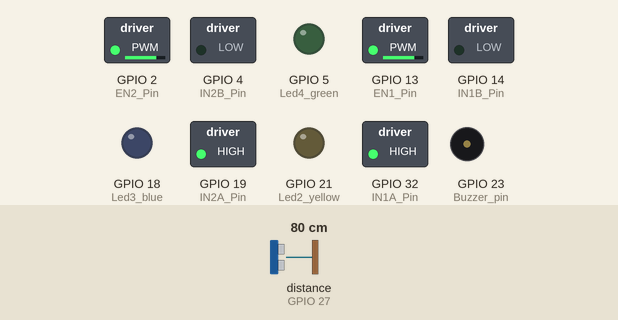
Recording of a program running on a simulated ESP32. Shown: switched loads named in the program (green lamp = pin HIGH), output pins drawn as LEDs (lit = HIGH), buzzer (waves = sounding, pin HIGH). Wiring (inferred from the names in the program): ultrasonic range finder: trigger GPIO 26; echo GPIO 27. Dashed ring = blinking. The inputs (shaded band) are chosen by the test bench; at power-on: distance to the obstacle (sensor on GPIO 27) 80 cm. The echo pulse lasts 58.3 µs per cm; pins used as bus, display or sensor lines are not drawn; what the program prints to the serial monitor is not drawn.

Above: at 1.2 s.
1.3 s: distance to the obstacle (sensor on GPIO 27) set to 2 cm
At 1.6 s:
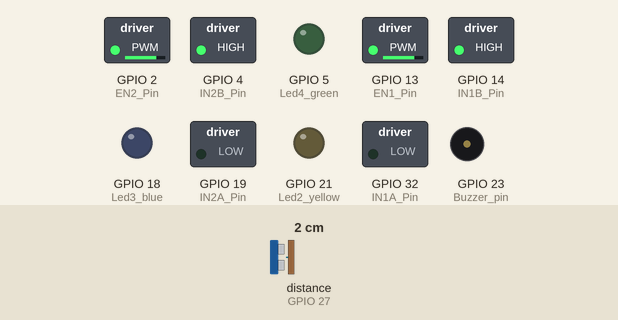
4.3 s: distance to the obstacle (sensor on GPIO 27) set to 35 cm
At 5.5 s:
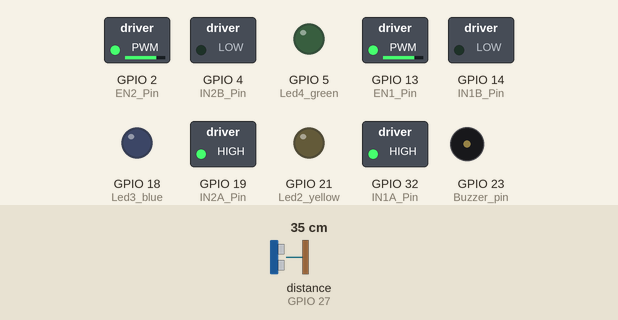
Timing chart, 0 to 7.3 s (numbered marks = the images above; inputs shaded):
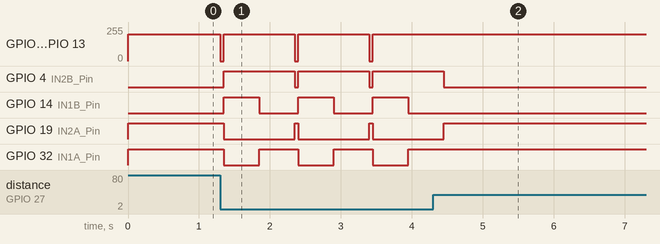

Measured:
- after the input at 1.3 s, GPIO 2 (EN2_Pin): alternates 199/255 for 1.0 s and 0/255 for 0.05 s, starting at once; GPIO 4 (IN2B_Pin): alternates HIGH for 1.0 s and LOW for 0.05 s, starting after 0.05 s
- after the input at 4.3 s, GPIO 2 (EN2_Pin), GPIO 13 (EN1_Pin): stops changing and stays 199/255; GPIO 4 (IN2B_Pin): goes on until 4.5 s, then stays LOW; GPIO 14 (IN1B_Pin): stops changing and stays LOW; GPIO 19 (IN2A_Pin): goes on until 4.5 s, then stays HIGH; GPIO 32 (IN1A_Pin): stops changing and stays HIGH

The program:

main.cpp
```cpp
//#include <esp_now.h>
//#include <WiFi.h>
//#include <OneWire.h> // for the temp sensor (one wire bus)
//#include <DallasTemperature.h>

#include <classes.h>

// LED1 is power ...
int Led2_yellow = 21 ;
int Led3_blue =   18 ;
int Led4_green =   5 ;
int Buzzer_pin     =  23 ;

const int EN1_Pin  = 13 ; // 35 is inpput only !
const int IN1A_Pin = 32 ;
const int IN1B_Pin = 14 ;

const int EN2_Pin  =  2 ;
const int IN2A_Pin =  19 ;
const int IN2B_Pin =  4 ;

int Temperature_pin = 15; // temperature sensor

int trigPin1 = 26;
int echoPin1 = 27;
const int trigPin2 = 33;
const int echoPin2 = 35;


// for PWM (driving motors)
const int freq = 5000;
const int ledChannel0 = 0;
const int ledChannel2 = 2;
const int resolution = 8;

// Setup a oneWire instance to communicate with any OneWire devices
OneWire oneWire(Temperature_pin);
// Pass our oneWire reference to Dallas Temperature sensor
DallasTemperature sensors(&oneWire);

bool state = true;

typedef struct struct_message {
  bool stop;
  bool fwd;
  bool bck;
  bool buzz;
  int  buzz_time;
  int  speed;
  int  temperature;
} struct_message;

struct_message TrainCMD;  // the data package to be sent
esp_now_peer_info_t peerInfo; // the info about the peer

// to recieve on ESP_NOW
void OnDataRecv(const uint8_t *mac, const uint8_t *incomingData, int len);
// callback when data is sent
void OnDataSent(const uint8_t *mac_addr, esp_now_send_status_t status) {
  Serial.print("\r\nLast Packet Send Status:\t");
  Serial.println(status == ESP_NOW_SEND_SUCCESS ? "Delivery Success" : "Delivery Fail");
}

// for transmit on ESP_NOW:
// Remote COntrol MAC Address (Main board)
//uint8_t MAC_RC[] = {0x7C, 0x9E, 0xBD, 0xE3, 0xF5, 0x0C}; // wrong !
uint8_t MAC_RC[] = {0x40, 0x91, 0x51, 0x50, 0x31, 0xD0};

// callback when data is sent (from remote control)
void onSent(uint8_t *mac_addr, uint8_t sendStatus) {
  if (sendStatus == 0){
    Serial.println("Delivery success");
  } // of if()
  else{
    Serial.println("Delivery fail");
  } // of else()
} // of onSent()


//motor_control motor_1;
//motor_control motor_2;
leds led_stop;
leds led_fwd;
leds led_bck;

UltraSonic_sensor  dist_sensor_1;
UltraSonic_sensor  dist_sensor_2;

car my_car;

buzzer buzzer;


// ********************* SETUP ****************************
void setup() {
  Serial.begin(9600);

  pinMode(Led2_yellow, OUTPUT);
  pinMode(Led3_blue, OUTPUT);
  pinMode(Led4_green, OUTPUT);
  pinMode(Buzzer_pin, OUTPUT);

  //pinMode(EN1_Pin, OUTPUT); // changes to PWM
  pinMode(IN1A_Pin, OUTPUT);
  pinMode(IN1B_Pin, OUTPUT);
  //pinMode(EN2_Pin, OUTPUT);
  pinMode(IN2A_Pin, OUTPUT);
  pinMode(IN2B_Pin, OUTPUT);

  pinMode(trigPin1, OUTPUT);
  pinMode(echoPin1, INPUT);
  pinMode(trigPin2, OUTPUT);
  pinMode(echoPin2, INPUT);

  dist_sensor_1._trig = trigPin1;
  dist_sensor_1._echo = echoPin1;
  dist_sensor_2._trig = trigPin2;
  dist_sensor_2._echo = echoPin2;

  my_car.motors_right.init(EN1_Pin,IN1A_Pin,IN1B_Pin,freq,resolution,ledChannel0);
  my_car.motors_left.init(EN2_Pin,IN2A_Pin,IN2B_Pin,freq,resolution,ledChannel2);

  my_car.f_sns.init(trigPin1,echoPin1);
  my_car.b_sns.init(trigPin2,echoPin2);

  led_stop._led = Led2_yellow;
  led_fwd._led = Led3_blue;
  led_bck._led = Led4_green;

  buzzer._buz_pin = Buzzer_pin;


  // setup ESPnow to recieve from remote control
  WiFi.mode(WIFI_STA); // Set device as a Wi-Fi Station
  Serial.println(WiFi.macAddress()); // // get MAC address
  // (main):            {0x10, 0x52, 0x1C, 0x5B, 0x0C, 0xCC}
  // (remote control):  {0x7C, 0x9E, 0xBD, 0xE3, 0xF5, 0x0C};

  // Init ESP-NOW
  if (esp_now_init() != ESP_OK) {
    Serial.print("..Error init ESP-NOW.......");
    return;
  } // of if()

  // register for Send CB to, get status of Trasnmitted packet
  esp_now_register_send_cb(OnDataSent);

  // Register for RECIEVE CB to get recv packer info
  esp_now_register_recv_cb(OnDataRecv);

  // Register peer
  memcpy(peerInfo.peer_addr, MAC_RC, 6);
  peerInfo.channel = 0;
  peerInfo.encrypt = false;

  // Add peer
  if (esp_now_add_peer(&peerInfo) != ESP_OK){
    Serial.println("Failed to add peer");
    return;
  } // of if()

// Start the DS18B20 sensor
  //sensors.begin();

  Serial.println("end of Setup()");
} // of setup()

int time_on = 30*1000; // in ms
int time_off= 10*1000; // in ms
int tmp_speed=777;

// for delay function
int period = 50;

int ADC_val = 0;

int i;

// *************************** MAIN  LOOP **********************************
void loop() {

  my_car.go_f_auto();
  return;

  my_car.go_fwd(200);
  wait_millies(3000);
  my_car.stop();
  wait_millies(1000);
  my_car.go_bck(200);
  wait_millies(3000);
  my_car.stop();
  wait_millies(1000);
  return;


  /*
  sensors.requestTemperatures();
  float temperatureC = sensors.getTempCByIndex(0);

  Serial.print(temperatureC);
  Serial.println("ºC");

  TrainCMD.temperature = temperatureC;

  // Send message via ESP-NOW
  esp_err_t result = esp_now_send(MAC_RC, (uint8_t *) &TrainCMD, sizeof(TrainCMD));

  if (result == ESP_OK) {
    //Serial.print("Sent with success...");
  }
  else {
    Serial.print("Error sending the data...");
  }


  if (TrainCMD.buzz) {
    TrainCMD.buzz = false;
    motor_1.make_buzz(TrainCMD.buzz_time);
  }// inner if()

  if (TrainCMD.stop) {
    TrainCMD.stop = false;
    //Serial.println("Stopping");
    motor_1.stop();
    return;
  }  // if()

  if (TrainCMD.fwd) {
    TrainCMD.fwd = false;
    //Serial.println("FWD");
    motor_1.go_fwd(TrainCMD.speed);
    return;
  }  // if()

    if (TrainCMD.bck) {
      TrainCMD.bck = false;
    //Serial.println("BCK");
    motor_1.go_back(TrainCMD.speed);
    return;
  }  // if()

*/

} // of main()
// *************************************************************


// *************************************************************

void OnDataRecv(const uint8_t * mac, const uint8_t *incomingData, int len) {
  // callback function that will be executed when data is received
  memcpy(&TrainCMD, incomingData, sizeof(TrainCMD));
  Serial.print("Bytes received: ");
  Serial.println(len);
  Serial.print("stop: ");
  Serial.println(TrainCMD.stop);
  Serial.print("fwd: ");
  Serial.println(TrainCMD.fwd);
  Serial.print("bck: ");
  Serial.println(TrainCMD.bck);
  Serial.print("buzz: ");
  Serial.println(TrainCMD.buzz);
  Serial.print("buzz_time: ");
  Serial.println(TrainCMD.buzz_time);
  Serial.print("speed: ");
  Serial.println(TrainCMD.speed);
  Serial.println("................................");
} // of OnDataRecv()
```

classes.h
```cpp
#include <esp_now.h>
#include <WiFi.h>
#include <OneWire.h> // for the temp sensor (one wire bus)
#include <DallasTemperature.h>

void wait_millies(int _period) {
    unsigned long time_now = millis();
  while(millis() < time_now + _period){
        //wait approx. [period] ms
    } // of while()

} // of wait_millies()


class leds {
    public:
    int _led;

    void set_led_on() {
        digitalWrite(_led,HIGH);
    }
    void set_led_off() {
        digitalWrite(_led,LOW);
    }
}; // of class leds

class buzzer {
    public:
    int _buz_pin;

    void set_buzzer_on() {
        digitalWrite(_buz_pin,HIGH);
    }
    void set_buzzer_off() {
        digitalWrite(_buz_pin,LOW);
    }
};
// ***********************************************************

class UltraSonic_sensor {
    public:
    int _trig;
    int _echo;
    int dist_val_th = 20; // 20 cm

    void init(int __trig, int __echo) {
        _trig = __trig;
        _echo = __echo;
    } // of init()

    bool measure_it() {
        unsigned long timeout = 4000;
        unsigned long t0 = millis();

        int duration = 0;
        digitalWrite(_trig, LOW);
        delayMicroseconds(2);
        digitalWrite(_trig, HIGH);
        delayMicroseconds(10);
        digitalWrite(_trig, LOW);
        duration = pulseIn(_echo, HIGH,timeout);
        unsigned long t1 = millis();

        int distance = (duration*.0343)/2;
        if (duration==0) {
            // ignore the value. either sensor is not working
            // or dist is too far
            return (false);
        }

        unsigned long t2 = millis();
/*
        Serial.print(t0);
        Serial.print(".");
        Serial.print(t1);
        Serial.print(".");
        Serial.print(t2);
        Serial.print(".");
        Serial.print(duration);
        Serial.print("...");
        Serial.println(distance);
  */
        if (distance<dist_val_th) {
            // close to the obstecle
            return(true);
        }
        else {
            // go on driving
            return (false);
        }

        //return(distance);
    } // of measure_it
  }; // of UltraSonic_sensor()

// ***********************************************************
  class motor_control {
    public:
    int _en;
    int _in_1;
    int _in_2;
    //int _channel;
    int _freq;
    int _resolution;;
    int _led_channel;


    //buzzer _buzzer;


    void init(int __en,int __in_1, int __in_2, int __freq, int __res, int __chan) {
        _en = __en;
        _in_1 = __in_1;
        _in_2 = __in_2;
        _freq = __freq;
        _resolution = __res;
        _led_channel = __chan;

        ledcSetup(_led_channel, _freq,_resolution);
        ledcAttachPin(_en, _led_channel);

    } // of init()


void stop() {
    digitalWrite(_in_1, LOW); //
    digitalWrite(_in_2, LOW); //
    ledcWrite(_led_channel, 0);
  } // of stop()

  void go_fwd(int _speed) {
    digitalWrite(_in_1, LOW); //
    digitalWrite(_in_2, HIGH); //
    ledcWrite(_led_channel, _speed);
  } // of go_fwd()

  void go_back(int _speed) {
    digitalWrite(_in_1, HIGH); //
    digitalWrite(_in_2, LOW); //
    ledcWrite(_led_channel, _speed);
  } // of go_back()

/*
  void make_buzz(int _buz_time) {
    _buzzer.set_buzzer_on();
    //digitalWrite(Buzzer_pin, HIGH);
    delay(_buz_time); // TBD: change to wait_millies
    _buzzer.set_buzzer_off();
    //digitalWrite(Buzzer_pin, LOW);
  } // of make_buzz()
*/

}; // of class motor_control

/*
class leds {
    Public:
    int _led;

    void set_led_on() {
        digitalWrite(_led,HIGH);
    }
    void set_led_off() {
        digitalWrite(_led,LOW);
    }

*/

class car {
    public:
    int f_dist;
    int b_dist;
    // for PWM (driving motors)
    const int freq = 5000;
    const int ledChannel0 = 0;
    const int ledChannel2 = 2;
    const int resolution = 8;

    int dist_th = 50;       // distance from obstacle to make the car stop
    int turn_time = 100;    // minimal time per turn

    motor_control motors_left;
    motor_control motors_right;
    leds led_stop;
    leds led_fwd;
    leds led_bck;

    UltraSonic_sensor f_sns;
    UltraSonic_sensor b_sns;


    void init() {

        // TBD
        //ledcSetup(_led_channel, _freq,_resolution);
        //ledcAttachPin(_en, _led_channel);
    } // of init()

    void go_fwd(int _speed) {
        motors_left.go_fwd(_speed);
        motors_right.go_fwd(_speed);
    } // of go_fwd()

    void go_bck(int _speed) {
        motors_left.go_back(_speed);
        motors_right.go_back(_speed);
    } // of go_bck()

    void stop() {
        motors_left.go_back(0);
        motors_right.go_back(0);
    } // of stop()

    void turn_left(int _tm) {
        motors_left.go_fwd(_tm);
        motors_right.go_back(_tm);
    } // of turn_left

        void turn_right(int _tm) {
        motors_left.go_back(_tm);
        motors_right.go_fwd(_tm);

    } // of turn_right

    //void go_f_auto(UltraSonic_sensor _sens_f, UltraSonic_sensor _sens_b) {
    void go_f_auto() {
        //int d1 = _sens_f.measure_it();
        //int d2 = _sens_b.measure_it();
        //int d1 = f_sns.measure_it();
        //int d2 = b_sns.measure_it();


        if (f_sns.measure_it()) {
            Serial.print(".");
            stop();
            wait_millies(50);
            go_fwd(200);
            wait_millies(500);
            turn_left(200);
            wait_millies(500);
            go_bck(200);
        }
        else {
            Serial.print("x");
            go_bck(200);
        } // of else()


    } // of go_f_auto

}; // of class car
```
